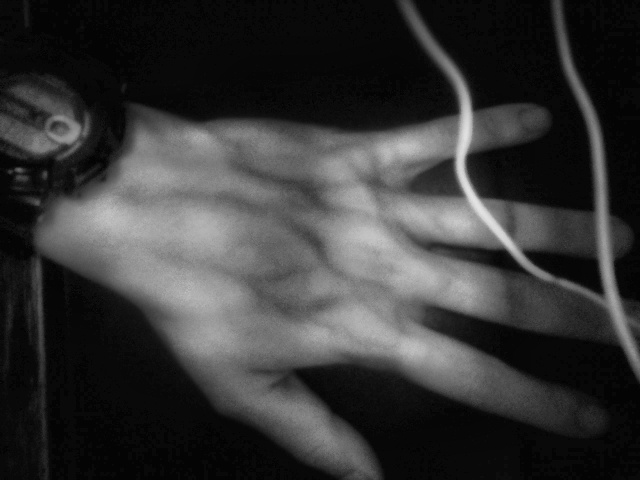
#> input picture Processing_Algorithms/Matching_Algo/img.jpg, 640 x 480 px, found by its file name
$ python FAST.py
#> lines starting #> are read from the running program, lines starting #| are printed output that depends on the picture
import numpy as np
import cv2
from matplotlib import pyplot as plt

img = cv2.imread('img.jpg',0)
#> img is the input picture: shape (480, 640); min 0, max 229, mean 54.6
# Initiate FAST object with default values
fast = cv2.FastFeatureDetector_create()

# find and draw the keypoints
kp = fast.detect(img,None)
#> kp = 727 keypoints; strongest (x, y, size): (16, 169, 7), (20, 170, 7), (10, 172, 7), (37, 204, 7)
img2 = cv2.drawKeypoints(img, kp, None, color=(255,0,0))
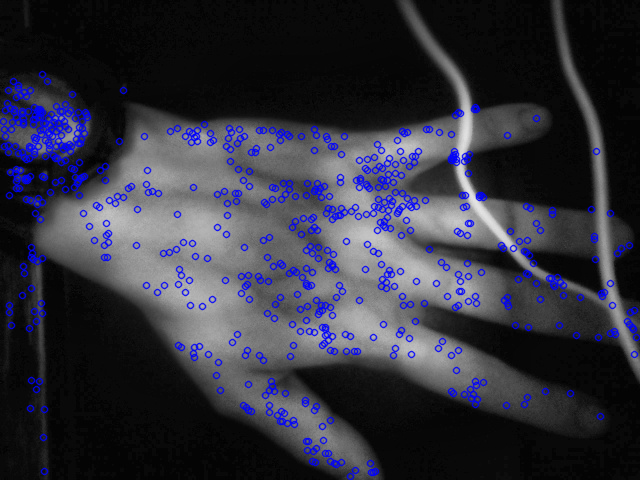
#> img2: shape (480, 640, 3); mean of channels 0, 1, 2 62.2, 49.9, 49.9; drawn as B, G, R

'''
# Print all default params
print "Threshold: ", fast.getThreshold()
print "nonmaxSuppression: ", fast.getNonmaxSuppression()
print "neighborhood: ", fast.getType()
print "Total Keypoints with nonmaxSuppression: ", len(kp)
'''
cv2.imwrite('fast_true.jpg',img2)

# Disable nonmaxSuppression
fast.setNonmaxSuppression(0)
kp = fast.detect(img,None)
#> kp = 1334 keypoints; strongest (x, y, size): (26, 25, 7), (26, 26, 7), (42, 74, 7), (13, 81, 7)
img3 = cv2.drawKeypoints(img, kp, None, color=(255,0,0))
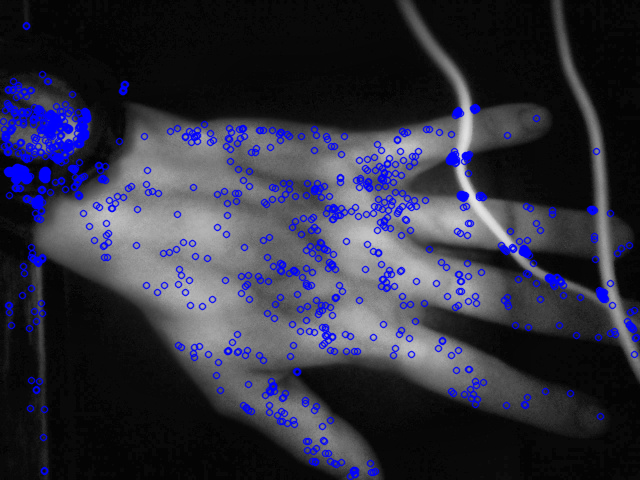
#> img3: shape (480, 640, 3); mean of channels 0, 1, 2 64.2, 49.1, 49.1; drawn as B, G, R

cv2.imwrite('fast_false.jpg',img3)

thefile = open('test.txt', 'w+')
for item in kp:
    thefile.write("%s, " % item)
#> this loop made 1334 passes
